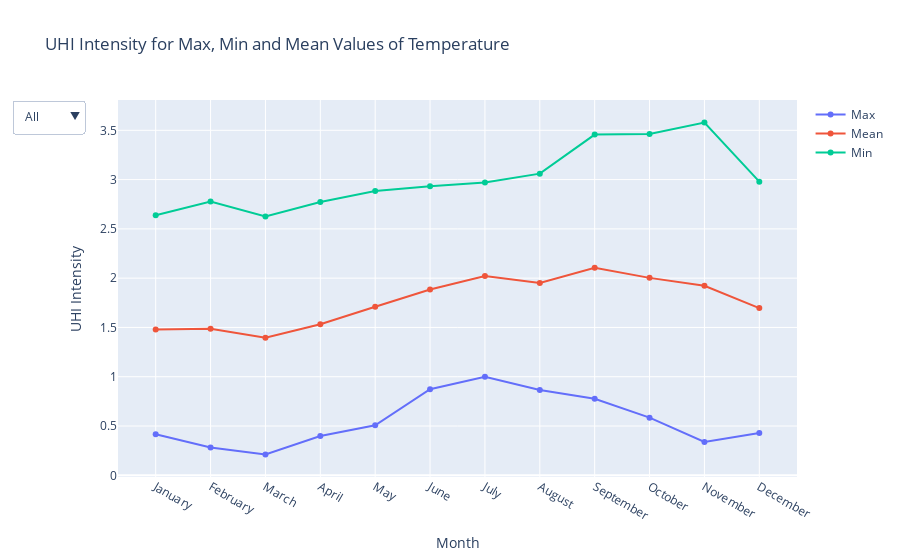

The code cell stored with this chart in its notebook:
### Markdown cell above
### Plots

### Code cell
"""
This code reads the UHI intensity data from the CSV files and creates a line chart using the `plotly.graph_objects` module. 
The resulting chart displays the UHI intensity values for maximum, mean, and minimum temperature values across different months. 
The chart includes a title, x-axis label, and y-axis label.

To run this code and visualize the UHI intensity values, make sure you have the necessary libraries imported and the required CSV 
files available in the specified file paths.
"""

df_max = pd.read_csv("UHI_intensityMaximum T.csv")
df_mean = pd.read_csv("UHI_intensityMean T.csv")
df_min = pd.read_csv("UHI_intensityMinimum T.csv")


fig = go.Figure()

fig.add_trace(go.Scatter(x=df_max["Month"], y=df_max["Mean"],
                    mode='lines+markers',
                    name='Max'))
fig.add_trace(go.Scatter(x=df_mean["Month"], y=df_mean["Mean"],
                    mode='lines+markers',
                    name='Mean'))
fig.add_trace(go.Scatter(x=df_min["Month"], y=df_min["Mean"],
                    mode='lines+markers',
                    name='Min'))


fig.update_layout(
    updatemenus=[
        dict(
            active=0,
            buttons=list([
                dict(label="All",
                     method="update",
                     args=[{"visible": [True, True, True]},
                           {"title": "UHI Intensity for Max, Min and Mean Values of Temperature",
                            "annotations": []}]),
                dict(label="Min",
                     method="update",
                     args=[{"visible": [False, False, True]},
                           {"title": "UHI Intensity for Minimum Values of Temperature",
                            "annotations": []}]),
                dict(label="Max",
                     method="update",
                     args=[{"visible": [True, False, False]},
                           {"title": "UHI Intensity for Maximum Values of Temperature",
                            "annotations": []}]),
                dict(label="Mean",
                     method="update",
                     args=[{"visible": [False, True, False]},
                           {"title": "UHI Intensity for Mean Values of Temperature",
                            "annotations": []}]),
            ]),
        )
    ])

fig.update_layout(title='UHI Intensity for Max, Min and Mean Values of Temperature',
                   xaxis_title='Month',
                   yaxis_title='UHI Intensity')

fig.show()

### Figure 1 — Plotly figure (JSON) as saved in the notebook; plotly's stock layout.template omitted (floating-point values rounded to 4 significant figures)
{"data": [{"mode": "lines+markers", "name": "Max", "type": "scatter", "x": ["January", "February", "March", "April", "May", "June", "July", "August", "September", "October", "November", "December"], "y": [0.4173, 0.2814, 0.212, 0.3981, 0.5071, 0.8732, 0.9994, 0.8644, 0.7767, 0.5851, 0.3379, 0.4285]}, {"mode": "lines+markers", "name": "Mean", "type": "scatter", "x": ["January", "February", "March", "April", "May", "June", "July", "August", "September", "October", "November", "December"], "y": [1.479, 1.486, 1.397, 1.532, 1.71, 1.886, 2.021, 1.951, 2.105, 2.003, 1.923, 1.697]}, {"mode": "lines+markers", "name": "Min", "type": "scatter", "x": ["January", "February", "March", "April", "May", "June", "July", "August", "September", "October", "November", "December"], "y": [2.638, 2.777, 2.627, 2.772, 2.883, 2.931, 2.97, 3.06, 3.456, 3.463, 3.578, 2.979]}], "layout": {"title": {"text": "UHI Intensity for Max, Min and Mean Values of Temperature"}, "updatemenus": [{"active": 0, "buttons": [{"args": [{"visible": [true, true, true]}, {"annotations": [], "title": "UHI Intensity for Max, Min and Mean Values of Temperature"}], "label": "All", "method": "update"}, {"args": [{"visible": [false, false, true]}, {"annotations": [], "title": "UHI Intensity for Minimum Values of Temperature"}], "label": "Min", "method": "update"}, {"args": [{"visible": [true, false, false]}, {"annotations": [], "title": "UHI Intensity for Maximum Values of Temperature"}], "label": "Max", "method": "update"}, {"args": [{"visible": [false, true, false]}, {"annotations": [], "title": "UHI Intensity for Mean Values of Temperature"}], "label": "Mean", "method": "update"}]}], "xaxis": {"title": {"text": "Month"}}, "yaxis": {"title": {"text": "UHI Intensity"}}}}
